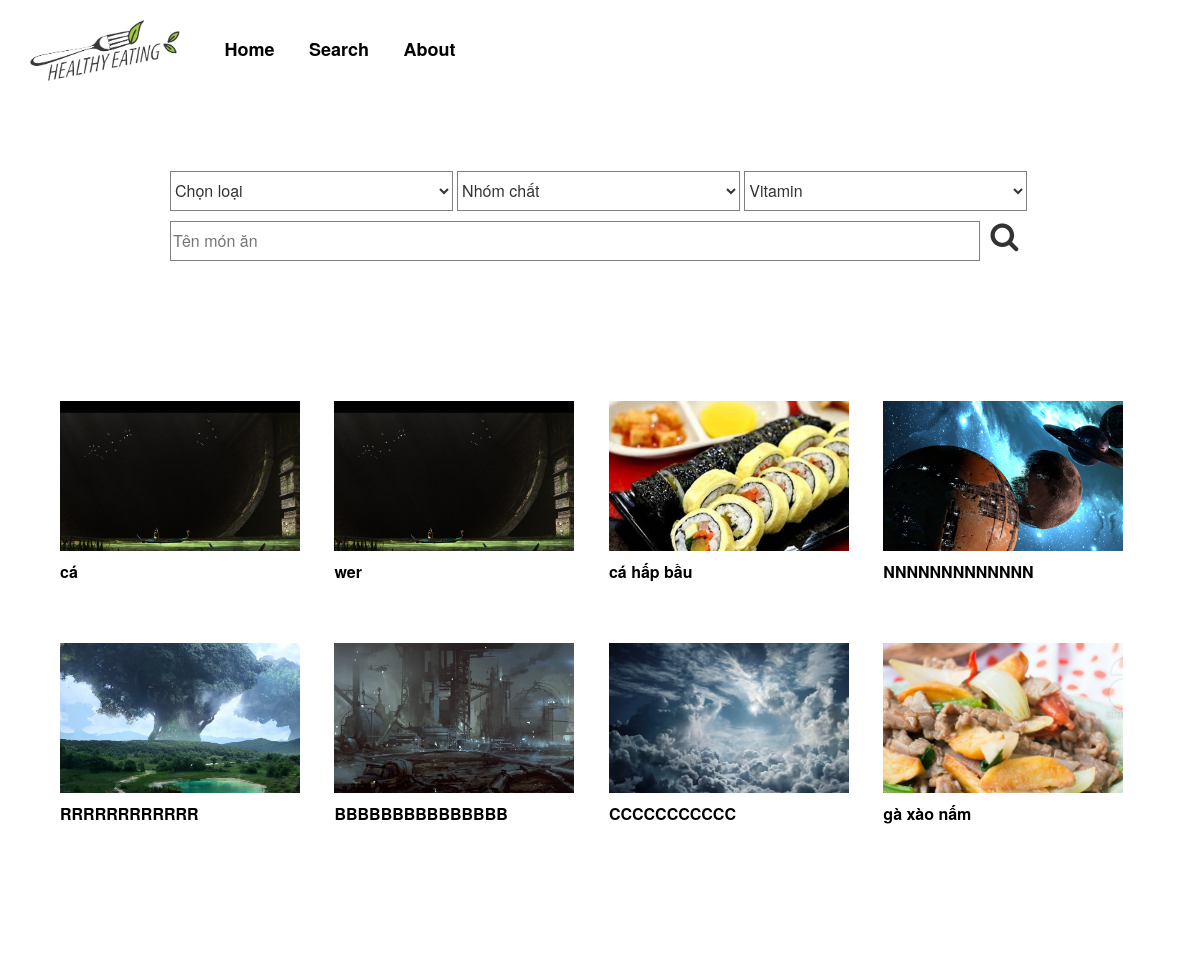
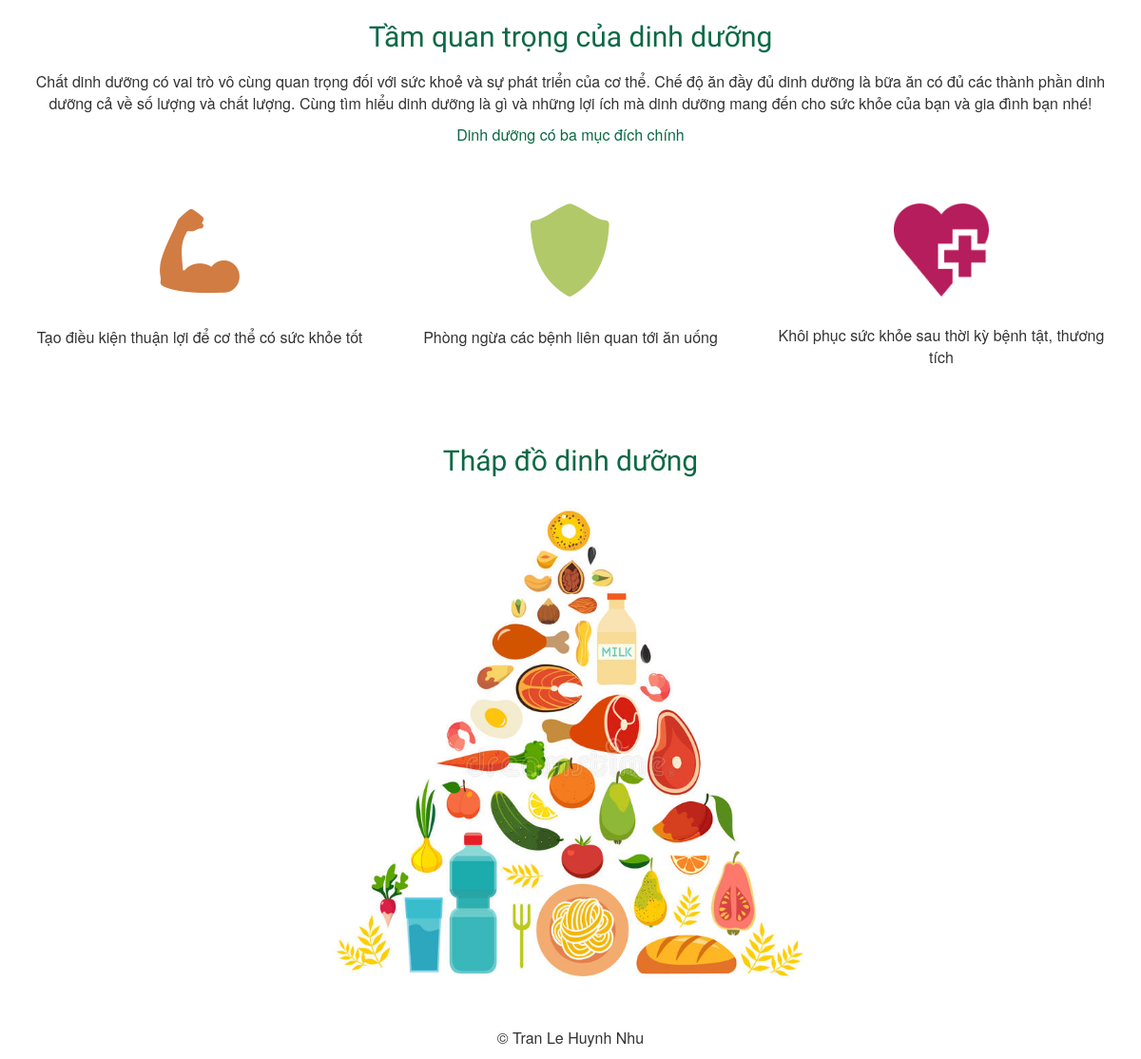
The page / on the database its author committed (2 pictures, top to bottom).
### tables this page shows
CREATE TABLE `01_monan` (
  `01_id_monan` int(10) NOT NULL,
  `01_ten_monan` varchar(200) NOT NULL,
  `01_hinh` text NOT NULL
);

### lib/quantri.php (called while the page is built, shortened)
<?php
function random_monan(){
    $qr="SELECT * FROM 01_monan ORDER BY RAND() LIMIT 8  ";
    return mysql_query($qr);
}
?>

### index.php (the view, shortened to what this page needs)
<?php
include('lib/quantri.php');
?>
<?php
	include('header.php');
	?>
<link rel="stylesheet" href="//code.jquery.com/ui/1.12.1/themes/base/jquery-ui.css">
<section class="index_sec03" >
	<div class="container">
		<div class="index_sec03_form_search">
			<form action="search.php" method="get">
		<div class="index_sec03_form_search">
			<select name="loai">
				<option value="">Chọn loại</option>
			</select>
			<select name="nhomchat">
				<option value="">Nhóm chất</option>
			</select>
			<select name="vitamin">
				<option value="">Vitamin</option>
			</select>
			<input type="text" name="monan" placeholder="Tên món ăn">
			<button  class="btn_search"><i class="fa fa-search" aria-hidden="true"></i></button>
		</div>
		</form>
		</div>
		<div class="index_sec03_dish">
			<?php
			$monan_8 = random_monan();
			while ($row_8_monan = mysql_fetch_array($monan_8)){
			 ?>
			<div class="index_sec03_dish_item">
				<a href="detail.php?id=<?=$row_8_monan['01_id_monan']?>"><div class="index_sec03_dish_item_img">
					<img src="./imgs/uploads/<?=$row_8_monan['01_hinh'] ?>">
				</div>
				<p><?=$row_8_monan['01_ten_monan']; ?> </p>
			</a>
			</div>
			<?php }  ?>
		</div>
	</div>
</section>
<section class="index_sec02">
	<div class="container">
		<h2 class="title_page">Tầm quan trọng của dinh dưỡng</h2>
		<p class="index_sec02_content">Chất dinh dưỡng có vai trò vô cùng quan trọng đối với sức khoẻ và sự phát triển của cơ thể. Chế độ ăn đầy đủ dinh dưỡng là bữa ăn có đủ các thành phần dinh dưỡng cả về số lượng và chất lượng. Cùng tìm hiểu dinh dưỡng là gì và những lợi ích mà dinh dưỡng mang đến cho sức khỏe của bạn và gia đình bạn nhé!</p>
		<p class="index_sec02_subtitle">Dinh dưỡng có ba mục đích chính</p>
		<div class="row index_sec02_role" align="center">
			<div class="col-lg-4">
				<img src="./imgs/icon1.png">
				<p>Tạo điều kiện thuận lợi để cơ thể có sức khỏe tốt</p>
			</div>
			<div class="col-lg-4">
				<img src="./imgs/icon2.png">
				<p>Phòng ngừa các bệnh liên quan tới ăn uống</p>
			</div>
			<div class="col-lg-4">
				<img src="./imgs/icon3.png">
				<p>Khôi phục sức khỏe sau thời kỳ bệnh tật, thương tích</p>
			</div>
		</div>
	</div>
</section>
<section class="index_sec04">
	<div class="container" align="center">
		<h2 class="title_page">Tháp đồ dinh dưỡng</h2>
		<img src="./imgs/tf.jpg">
	</div>
</section>
<?php
include('footer.php');
?>

### css/style.css (style rules this page uses)
body { font-size: 16px; }
.title_page { font-family: 'Coiny', cursive; color: #0b6946; }
.index_sec02 { padding-top: 30px; }
.index_sec02 .title_page { text-align: center; margin-bottom: 20px; }
.index_sec02_content { text-align: center; }
.index_sec02_subtitle { text-align: center; color: #0b6946; margin-bottom: 40px; }
.index_sec02_role .col-lg-4 { padding: 20px; }
.index_sec02_role img { max-width: 100px; }
.index_sec02_role p { margin-top: 30px; }
.index_sec03 { padding: 30px 0 30px 0; }
.index_sec03_form_search { background: white; padding: 20px; border-radius: 20px; width: 900px; margin-left: 50%; transform: translateX(-50%); margin-bottom: 30px; }
.index_sec03_form_search select { width: calc(100%/3 - 4px); display: inline-block; background: white; height: 40px; border: 1px solid gray; outline: none; }
.index_sec03_form_search input[type='text'] { margin: 10px 0; width: calc(100% - 50px); display: inline-block; height: 40px; border: 1px solid gray; outline: none; }
.index_sec03_form_search .btn_search { background: none; border: 0px; font-size: 30px; display: inline-block; outline: none; -webkit-transition: all 0.2s ease-in-out; -transition: all 0.2s ease-in-out; -ms-transition: all 0.2s ease-in-out; -o-transition: all 0.2s ease-in-out; transition: all 0.2s ease-in-out; }
.index_sec03_dish { width: 100%; background: white; border-radius: 20px; padding: 20px; }
.index_sec03_dish_item { width: calc(100%/4 - 15px); margin-right: 10px; padding: 10px; margin-bottom: 30px; display: inline-block; }
.index_sec03_dish_item_img { width: 100%; height: 150px; overflow: hidden; margin-bottom: 10px; }
.index_sec03_dish_item_img img { width: 120%; -webkit-transition: all 0.2s ease-in-out; -transition: all 0.2s ease-in-out; -ms-transition: all 0.2s ease-in-out; -o-transition: all 0.2s ease-in-out; transition: all 0.2s ease-in-out; }
.index_sec03_dish_item p { color: black; font-weight: bold; }
.index_sec04 { padding: 30px 0 0px 0; }
.index_sec04 img { max-width: 50%; }

### rows shown on the page
01_monan: 01_hinh (picture), 01_ten_monan "cá"
01_monan: 01_hinh (picture), 01_ten_monan "wer"
01_monan: 01_hinh (picture), 01_ten_monan "cá hấp bầu"
01_monan: 01_hinh (picture), 01_ten_monan "NNNNNNNNNNNNN"
01_monan: 01_hinh (picture), 01_ten_monan "RRRRRRRRRRRR"
01_monan: 01_hinh (picture), 01_ten_monan "BBBBBBBBBBBBBBB"
01_monan: 01_hinh (picture), 01_ten_monan "CCCCCCCCCCC"
01_monan: 01_hinh (picture), 01_ten_monan "gà xào nấm"
